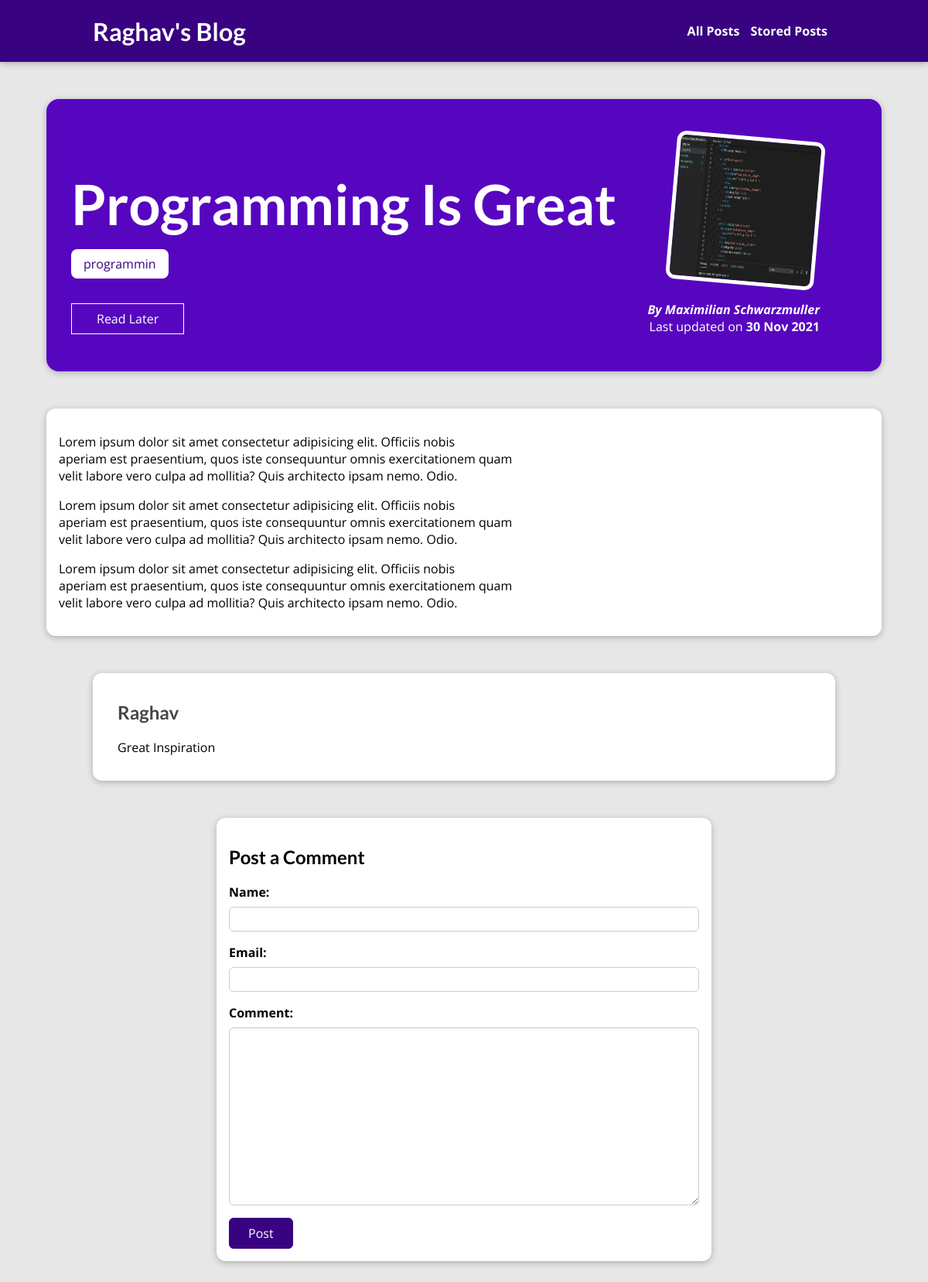
Page /posts/programming-is-fun on the committed database.
### blog/models.py (models this page shows, shortened)
class Post(models.Model):
    title = models.CharField(max_length=150)
    excerpt = models.TextField(validators=[MaxLengthValidator(200)])
    image_name = models.ImageField(upload_to='article_images', height_field=None, width_field=None, max_length=None)
    date = models.DateField(auto_now=True)
    slug = models.SlugField(unique=True, db_index=True)
    content = models.TextField(validators=[MinLengthValidator(10)])
    author = models.ForeignKey(to=Author,null= True, on_delete=SET_NULL, related_name="posts")
    tags = models.ManyToManyField(to=Tag)

class Tag(models.Model):
    caption = models.CharField(max_length=20)

class Author(models.Model):
    first_name = models.CharField(max_length=100)
    last_name = models.CharField(max_length=100)
    email = models.EmailField()
    def __str__(self):
        return f"{self.first_name} {self.last_name}"

class Comment(models.Model):
    user_name = models.CharField(max_length=120)
    user_email = models.EmailField()
    text = models.TextField()
    post = models.ForeignKey(Post, on_delete=models.CASCADE, related_name="comments")

### blog/views.py (the view)
# urls.py: path("posts/<slug:slug>", views.PostDetailView.as_view(), name="post-detail-page"),
class PostDetailView(View):
    model = Post
    template_name = "blog/post-detail.html"
    def is_stored_post(self, req, post_id):
        stored_posts = req.session.get('stored_posts')
        is_saved_for_later = (stored_posts is not None) and (post_id in stored_posts)
        return is_saved_for_later
    def get(self, req, slug):
        post = get_object_or_404(Post, slug=slug)
        context={
            "post": post,
            "tags": post.tags.all(),
            "comments": post.comments.all().order_by("-id"),
            "comment_form": CommentForm(),
            "saved_for_later": self.is_stored_post(req, post.id)
        }
        return render(req, "blog/post-detail.html", context)
    def post(self, req, slug):
        post = get_object_or_404(Post, slug=slug)
        comment_form = CommentForm(req.POST)
        if comment_form.is_valid():
            comment = comment_form.save(commit=False)
            comment.post = post
            comment.save()
            return HttpResponseRedirect(reverse("post-detail-page", args=[slug]))
        context={
            "post": post,
            "tags": post.tags.all(),
            "comments": post.comments.all().order_by("-id"),
            "comment_form": comment_form,
            "saved_for_later": self.is_stored_post(req, post.id)
        }
        return render(req, "blog/post-detail.html", context)

### blog/forms.py
class CommentForm(forms.ModelForm):
    class Meta:
        model = Comment
        fields = ['user_name', 'user_email', 'text']
        labels = {
            'user_name': "Name",
            'user_email': "Email",
            'text': "Comment"
        }

### blog/templates/blog/post-detail.html (shortened to what this page needs)
{% extends 'base.html' %}
{% load static %}
{% block css_files %}
    <link rel="stylesheet" href="{% static 'blog/post-detail.css' %}">
{% endblock css_files %}
{% block content %}
    <section id="summary">
        <h2>{{post.title}}</h2>
        <div>
            {% for tag in tags %}
                <span class="tag">{{tag.caption}}</span>
            {% endfor %}
        </div>
        <div id="read-later">
            <form action="{% url 'read-later' %}" method="post">
                <button>
                    {% if saved_for_later %}
                        Remove From Read Later
                        {% else %}
                            Read Later
                    {% endif %}
                </button>
            </form>
        </div>
        <article>
            <img src="{{post.image_name.url}}" alt={{post.title}}>
            <address>By <a href="mailto:{{post.author.email}}"> {{post.author}}</a></address>
            <div>Last updated on <time>{{post.date|date:"d M Y"}}</time></div>
        </article>
    </section>
    <main>
        <p>{{post.content|linebreaks}}</p>
    </main>
    {% if comments|length > 0 %}
        <section id="comments">
            <ul>
                {% for comment in comments %}
                    <li>
                        <h2>{{comment.user_name}}</h2>
                        <p>{{comment.text|linebreaks}}</p>
                    </li>
                {% endfor %}
            </ul>
        </section>
    {% endif %}
    <section id="comment-form">
        <h2>Post a Comment</h2>
        <form action="{% url 'post-detail-page' post.slug %}" method="post">
            {% for form_field in comment_form %}
                <div class="form-control {% if form_field.errors %}invalid{% endif %}">
                    {{form_field.label_tag}}
                    {{form_field}}
                </div>
            {% endfor %}
            <button>Post</button>
        </form>
    </section>
{% endblock content %}

### static/app.css (style rules this page uses)
* { box-sizing: border-box; }
html { font-family: 'Open Sans', 'Lato', sans-serif; }
body { margin: 0; }
h1, h2, h3 { font-family: 'Lato', sans-serif; font-weight: bold; }

### blog/static/blog/post-detail.css (style rules this page uses)
body { background-color: #e7e7e7; }
#summary { margin: 8rem auto 3rem auto; padding: 2rem; width: 90%; max-width: 90rem; border-radius: 16px; background-color: #5706c0; position: relative; box-shadow: 0 2px 8px rgba(0, 0, 0, 0.25); height: 22rem; }
#summary h2 { color: white; font-size: 4.5rem; margin-bottom: 0.25rem; }
#summary article { position: absolute; top: 2rem; right: 3rem; padding: 1rem 2rem; border-radius: 12px; text-align: right; color: white; }
#summary article img { width: 12rem; height: 12rem; border-radius: 12px; transform: rotateZ(5deg); border: 5px solid white; margin-bottom: 1rem; }
#summary address { font-weight: bold; }
#summary a { color: white; text-decoration: none; }
#summary time { font-weight: bold; }
#read-later { margin: 2rem 0; }
#read-later button { background-color: transparent; border: 1px solid white; padding: 0.5rem 2rem; font: inherit; color: white; cursor: pointer; }
main { width: 90%; max-width: 90rem; margin: 3rem auto; background-color: white; padding: 1rem; border-radius: 12px; box-shadow: 0 2px 8px rgba(0, 0, 0, 0.25); }
.tag { background-color: white; color: #390281; padding: 0.5rem 1rem; margin-top: 0.75rem; display:inline-block; border-radius: 8px; }
#comment-form { margin: 3rem auto; width: 90%; max-width: 40rem; border-radius: 12px; background-color: white; box-shadow: 0 2px 8px rgba(0, 0, 0, 0.25); padding: 1rem; }
#comment-form button { font: inherit; background-color: #390281; color: white; border: 1px solid #390281; padding: 0.5rem 1.5rem; border-radius: 6px; cursor: pointer; }
.form-control { margin-bottom: 1rem; }
.form-control label { font-weight: bold; margin-bottom: 0.5rem; display: block; }
.form-control input, .form-control textarea { display: block; width: 100%; font: inherit; padding: 0.25rem; border-radius: 6px; border: 1px solid #ccc; }
#comments { margin: 3rem auto; width: 90%; max-width: 60rem; border-radius: 12px; background-color: white; box-shadow: 0 2px 8px rgba(0, 0, 0, 0.25); padding: 1rem 2rem; }
#comments ul { list-style: none; margin: 0; padding: 0; }
#comments li { margin-bottom: 1rem; border-bottom: 2px solid #ccc; }
#comments li:last-of-type { border-bottom: none; }
#comments h2 { color: #464646; }

### rows in the picture
Post: title "Programming Is Great", image_name (picture), author "Maximilian Schwarzmuller", date "30 Nov 2021", content "Lorem ipsum dolor sit amet consectetur adipisicing elit. Officiis nobis aperiam est praesentium, quos iste consequuntur omnis exercitationem quam velit labore vero culpa ad mollitia? Quis architecto ipsam nemo. Odio. Lorem ipsum dolor sit amet consectetur adipisicing elit. Officiis nobis aperiam est praesentium, quos iste consequuntur omnis exercitationem quam velit labore vero culpa ad mollitia? Quis architecto ipsam nemo. Odio. Lorem ipsum dolor sit amet consectetur adipisicing elit. Officiis nobis aperiam est praesentium, quos iste consequuntur omnis exercitationem quam velit labore vero culpa ad mollitia? Quis architecto ipsam nemo. Odio."
Tag: caption "programmin"
Comment: user_name "Raghav", text "Great Inspiration"
